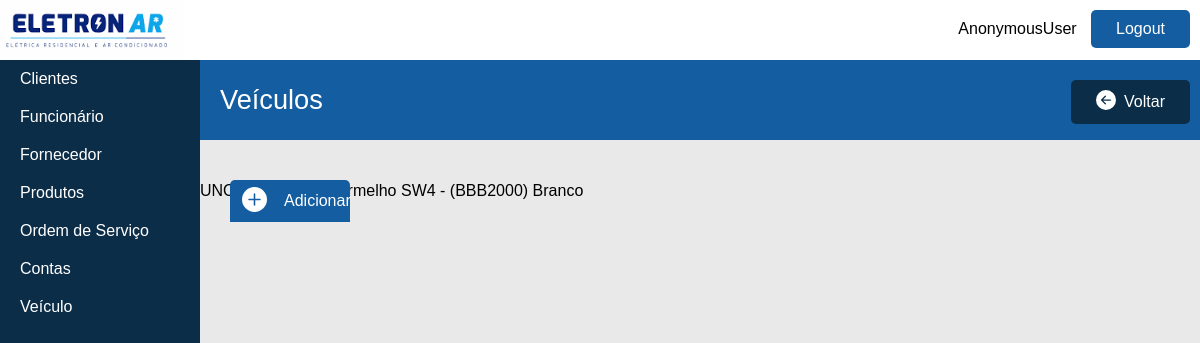
/veiculos/list/, run on the app's committed database.
### veiculos/models.py (models this page shows, shortened)
class Veiculo(models.Model):
    placa=models.CharField(max_length=7,primary_key=True)
    marca=models.CharField(max_length=15)
    modelo=models.CharField(max_length=15)
    cor=models.CharField(max_length=10)
    cliente = models.ForeignKey('cliente.Cliente', null=True,blank=True, on_delete = models.SET_NULL)
    def nome_exibir(self):
        return self.modelo + " -  (" + self.placa + ")"

### veiculos/views.py (the view)
def veiculos_list(request):
    veiculos=Veiculo.objects.all().order_by('placa')
    return render(request,'veiculos/veiculos_list.html',{'veiculos':veiculos})

### veiculos/templates/veiculos/veiculos_list.html
{% extends 'base_layout.html'%}
{% block content %}
<div class="content">
    <div class="content-title">
        <span class="content-subtitle">Veículos</span>
        <span class="content-botao">
            <span class="icon-botao-voltar">
                <svg xmlns="http://www.w3.org/2000/svg" width="20" height="20" fill="#FFFFFF" class="bi bi-arrow-left-circle-fill" viewBox="0 0 16 16">
                    <path d="M8 0a8 8 0 1 0 0 16A8 8 0 0 0 8 0zm3.5 7.5a.5.5 0 0 1 0 1H5.707l2.147 2.146a.5.5 0 0 1-.708.708l-3-3a.5.5 0 0 1 0-.708l3-3a.5.5 0 1 1 .708.708L5.707 7.5H11.5z"/>
                </svg>
            </span>
            <a href="{% url 'conta:listarContas' %}"> Voltar</a>
        </span>
    </div>
    {% block adicionar %}
    <div class="action">
        <span class="icon-botao-adicionar">
            <svg xmlns="http://www.w3.org/2000/svg" width="25" height="25" fill="#FFFFFF" class="bi bi-plus-circle-fill" viewBox="0 0 16 16">
                <path d="M16 8A8 8 0 1 1 0 8a8 8 0 0 1 16 0zM8.5 4.5a.5.5 0 0 0-1 0v3h-3a.5.5 0 0 0 0 1h3v3a.5.5 0 0 0 1 0v-3h3a.5.5 0 0 0 0-1h-3v-3z"/>
              </svg>
        </span>
         <span class="botao-adicionar">
             <a href="{% url 'veiculos:adicionarVeiculo' %}">Adicionar</a>
        </span>
    </div>
    {% for veiculo in veiculos %}
        {{ veiculo.nome_exibir }}
        {{veiculo.cor}}
    {% endfor %}
{% endblock %}
</div>
{% endblock%}

### assets/style6.css (style rules this page uses)
* { box-sizing: border-box; }
body { font-family: sans-serif; margin: 0; padding: 0; --cor-azul-escuro: rgb(48, 70, 81); --cor-azul-claro: rgb(84, 130, 150); --cor-verde-claro: rgb(0, 204, 107); --cor-azul-bem-escuro: rgb(34, 49, 57); --azul-nivel-5: rgb(215, 227, 239); --cinza-principal: rgb(234, 233, 232); --cinza-claro: #e9e9e9; --cinza-escuro-3: #2c2c2c; --azul-nivel-1: #0C2D48; --azul-nivel-2: #145DA0; --azul-nivel-3: #2E8BC0; --azul-nivel-4: #B1D4E0; height: 100%; }
.content { background-color: var(--cinza-claro); }
.content-title { position: relative; height: 80px; background-color: var(--azul-nivel-2); color: white; }
.content-subtitle { position: absolute; top: 50%; transform: translate(0, -50%); display: inline-block; padding: 0 20px; color: white; font-size: 1.7em; }
.content-botao { display: flex; align-items: center; padding: 10px 25px; background-color: var(--azul-nivel-1); float: right; margin: 20px 10px; border-radius: 5px; }
.content-botao .icon-botao-voltar { margin-right: 3px; }
.content-botao a { color: white; text-decoration: none; margin-left: 5px; }
.action { border-top-left-radius: 5px ; border-top-right-radius: 5px ; display: flex; align-items: center; position: relative; background-color: var(--azul-nivel-2); width: 12%; top: 40px; left: 30px; }
a { text-decoration: none; }
.botao-adicionar { padding: 12px 0; }
.icon-botao-adicionar { padding: 0 12px; }
.botao-adicionar a { padding: 12px 5px; color: white; }

### data on the page
Veiculo: nome_exibir "UNO - (AAA1111)", cor "Vermelho"
Veiculo: nome_exibir "SW4 - (BBB2000)", cor "Branco"

### other printed values
{{ request.user }} "AnonymousUser"
